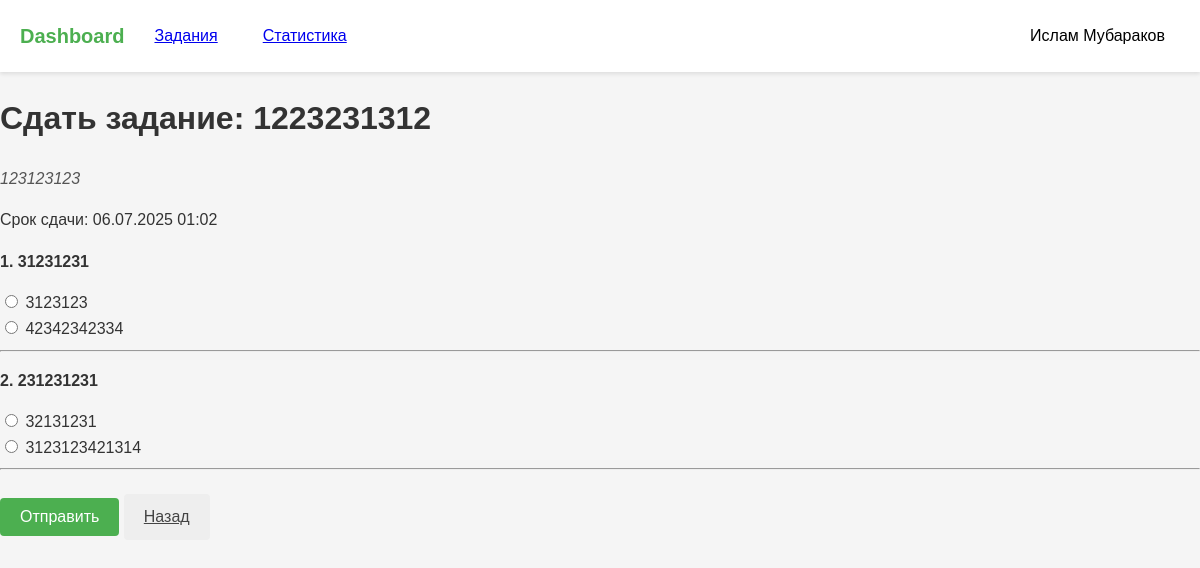
The app's page /submit_assignment/1 (signed in) with its own data.
### models.py (models this page shows)
class User(UserMixin, db.Model):
    id = db.Column(db.Integer, primary_key=True)
    name = db.Column(db.String(150))
    email = db.Column(db.String(150), unique=True)
    password = db.Column(db.String(150))
    role = db.Column(db.String(50))  # 'student' or 'teacher'
    group = db.Column(db.String(50))
    first_name = db.Column(db.String(150))
    last_name = db.Column(db.String(150))
    age = db.Column(db.Integer)
    gender = db.Column(db.String(10))  # 'male', 'female', 'other'
    students = db.relationship(
        'User',
        secondary=teacher_student,
        primaryjoin=(id == teacher_student.c.teacher_id),
        secondaryjoin=(id == teacher_student.c.student_id),
        backref=db.backref('teachers', lazy='dynamic'),
        lazy='dynamic'
    )

class Assignment(db.Model):
    id = db.Column(db.Integer, primary_key=True)
    title = db.Column(db.String(100), nullable=False)
    description = db.Column(db.Text, nullable=False)
    deadline = db.Column(db.DateTime)
    max_score = db.Column(db.Integer, default=10)
    teacher_id = db.Column(db.Integer, db.ForeignKey('user.id'))
    created_at = db.Column(db.DateTime, default=datetime.utcnow)
    submissions = db.relationship('Submission', backref='assignment', lazy=True)
    questions = db.relationship('Question', backref='assignment', cascade='all, delete-orphan', lazy=True)

class Question(db.Model):
    id = db.Column(db.Integer, primary_key=True)
    assignment_id = db.Column(db.Integer, db.ForeignKey('assignment.id'), nullable=False)
    text = db.Column(db.Text, nullable=False)
    options = db.relationship('AnswerOption', backref='question', cascade='all, delete-orphan', lazy=True)

class AnswerOption(db.Model):
    id = db.Column(db.Integer, primary_key=True)
    question_id = db.Column(db.Integer, db.ForeignKey('question.id'), nullable=False)
    text = db.Column(db.String(255), nullable=False)
    is_correct = db.Column(db.Boolean, default=False)

### main.py (the view, shortened to what this page needs)
@main.route('/submit_assignment/<int:assignment_id>', methods=['GET', 'POST'])
@login_required
def submit_assignment(assignment_id):
    if current_user.role != 'student':
        abort(403)
    assignment = Assignment.query.get_or_404(assignment_id)
    return render_template(
        'submit_assignment.html',
        assignment=assignment,
        current_user=current_user
    )

### app.py (called while the page is built)
def create_app():
    app = Flask(__name__)
    app.config['SECRET_KEY'] = 'your_secret_key'
    app.config['SQLALCHEMY_DATABASE_URI'] = 'sqlite:///data.db'
    app.config['SQLALCHEMY_TRACK_MODIFICATIONS'] = False
    app.config['TEMPLATES_AUTO_RELOAD'] = True
    db.init_app(app)
    login_manager.init_app(app)
    login_manager.login_view = 'auth.login'
    from models import User
    @login_manager.user_loader
    def load_user(user_id):
        return User.query.get(int(user_id))
    from auth import auth as auth_blueprint
    app.register_blueprint(auth_blueprint)
    from main import main as main_blueprint
    app.register_blueprint(main_blueprint)
    return app

### templates/submit_assignment.html (shortened to what this page needs)
{% extends "base.html" %}
{% block content %}
<div class="submit-assignment-container">
    <h1 class="submit-title">Сдать задание: {{ assignment.title }}</h1>
    <p class="assignment-description">{{ assignment.description }}</p>
    {% if assignment.deadline %}
        <p class="assignment-deadline">
            Срок сдачи: {{ assignment.deadline.strftime('%d.%m.%Y %H:%M') }}
        </p>
    {% endif %}
    <form method="POST">
        {% for question in assignment.questions %}
            <div class="question-block">
                <p><strong>{{ loop.index }}. {{ question.text }}</strong></p>
                {% for option in question.options %}
                    <label>
                        <input type="radio"
                               name="question_{{ question.id }}"
                               value="{{ option.id }}"
                               required>
                        {{ option.text }}
                    </label><br>
                {% endfor %}
            </div>
            <hr>
        {% endfor %}
        <button type="submit" class="btn btn-primary mt-2">Отправить</button>
        <a href="{{ url_for('main.dashboard') }}" class="btn btn-secondary mt-2">Назад</a>
    </form>
</div>
{% endblock %}

### templates/base.html (shortened to what this page needs)
<!DOCTYPE html>
<html lang="ru">
<head>
    <link rel="stylesheet" href="../static/style.css">
</head>
<body>
    <header class="header">
        <nav class="navbar">
            <div class="nav-left">
                <a href="{{ url_for('main.dashboard') }}" class="logo">Dashboard</a>
                {% if current_user.is_authenticated %}
                    {% if current_user.role == 'teacher' %}
                        <a href="{{ url_for('main.create_assignment') }}" class="nav-btn">Задания</a>
                    {% else %}
                        <a href="{{ url_for('main.assignments_list') }}" class="nav-btn">Задания</a>
                    {% endif %}
                    <a href="{{ url_for('main.statistics') }}" class="nav-btn">Статистика</a>
                {% endif %}
            </div>
            <div class="nav-right">
                {% if current_user.is_authenticated %}
                <div class="profile-dropdown">
                    <button class="nav-btn profile-btn">{{ current_user.name }}{% if current_user.last_name %} {{ current_user.last_name }}{% endif %}</button>
                </div>
                {% else %}
                <a href="{{ url_for('auth.login') }}" class="nav-btn">Вход</a>
                {% endif %}
            </div>
        </nav>
    </header>
    <main>
        {% block content %}{% endblock %}
    </main>
</body>
</html>

### static/style.css (style rules this page uses)
:root { --primary-color: #4CAF50; --primary-hover: #45a049; --danger-color: #dc3545; --danger-hover: #c82333; --text-color: #333; --light-gray: #f8f9fa; --medium-gray: #e9ecef; --dark-gray: #6c757d; --shadow: 0 2px 10px rgba(0, 0, 0, 0.1); }
body { margin: 0; font-family: 'Arial', sans-serif; background-color: #f5f5f5; color: var(--text-color); line-height: 1.6; }
.navbar { display: flex; justify-content: space-between; align-items: center; padding: 15px 20px; background-color: white; box-shadow: 0 2px 4px rgba(0, 0, 0, 0.1); }
.nav-left, .nav-right { display: flex; align-items: center; gap: 15px; }
.logo { font-size: 1.25rem; font-weight: bold; color: var(--primary-color); text-decoration: none; transition: color 0.3s; }
.nav-btn { padding: 8px 15px; background: none; border: none; cursor: pointer; font-size: 1rem; border-radius: 4px; transition: all 0.3s; }
.profile-dropdown { position: relative; }
.btn { display: inline-block; padding: 10px 20px; border: none; border-radius: 4px; font-size: 1rem; cursor: pointer; text-align: center; transition: background 0.3s; }
.btn-primary { background-color: var(--primary-color); color: white; }
.mt-2 { margin-top: 1rem; }
.assignment-description { margin: 0.5rem 0; font-style: italic; color: #555; }
.btn-secondary { background: #eee; color: #444; border: none; }

### records on screen
User: name "Ислам", last_name "Мубараков"
Assignment: title "1223231312", description "123123123", deadline "06.07.2025 01:02"
Question: text "31231231"
AnswerOption: text "3123123"
AnswerOption: text "42342342334"
Question: text "231231231"
AnswerOption: text "32131231"
AnswerOption: text "3123123421314"
